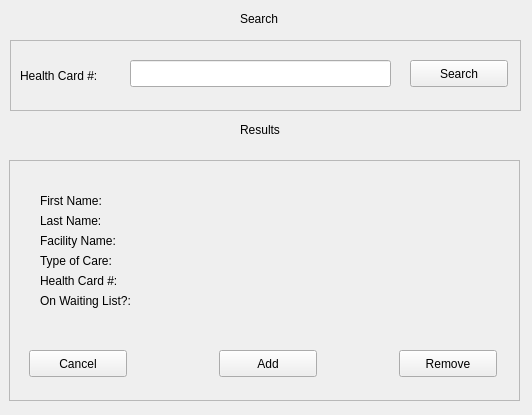
<?xml version="1.0" encoding="UTF-8"?>
<ui version="4.0">
 <class>WaitingListWindow</class>
 <widget class="QMainWindow" name="WaitingListWindow">
  <property name="geometry">
   <rect>
    <x>0</x>
    <y>0</y>
    <width>532</width>
    <height>415</height>
   </rect>
  </property>
  <property name="windowTitle">
   <string>WaitingListWindow</string>
  </property>
  <widget class="QWidget" name="centralWidget">
   <widget class="QFrame" name="frame">
    <property name="geometry">
     <rect>
      <x>10</x>
      <y>40</y>
      <width>511</width>
      <height>71</height>
     </rect>
    </property>
    <property name="frameShape">
     <enum>QFrame::StyledPanel</enum>
    </property>
    <property name="frameShadow">
     <enum>QFrame::Raised</enum>
    </property>
    <widget class="QLabel" name="label_2">
     <property name="geometry">
      <rect>
       <x>10</x>
       <y>20</y>
       <width>101</width>
       <height>31</height>
      </rect>
     </property>
     <property name="text">
      <string>Health Card #:</string>
     </property>
    </widget>
    <widget class="QLineEdit" name="healthLine">
     <property name="geometry">
      <rect>
       <x>120</x>
       <y>20</y>
       <width>261</width>
       <height>27</height>
      </rect>
     </property>
    </widget>
    <widget class="QPushButton" name="searchBtn">
     <property name="geometry">
      <rect>
       <x>400</x>
       <y>20</y>
       <width>98</width>
       <height>27</height>
      </rect>
     </property>
     <property name="text">
      <string>Search</string>
     </property>
    </widget>
   </widget>
   <widget class="QLabel" name="label">
    <property name="geometry">
     <rect>
      <x>240</x>
      <y>10</y>
      <width>51</width>
      <height>17</height>
     </rect>
    </property>
    <property name="text">
     <string>Search</string>
    </property>
   </widget>
   <widget class="QLabel" name="label_3">
    <property name="geometry">
     <rect>
      <x>240</x>
      <y>120</y>
      <width>51</width>
      <height>20</height>
     </rect>
    </property>
    <property name="text">
     <string>Results</string>
    </property>
   </widget>
   <widget class="QFrame" name="frame_2">
    <property name="geometry">
     <rect>
      <x>9</x>
      <y>160</y>
      <width>511</width>
      <height>241</height>
     </rect>
    </property>
    <property name="frameShape">
     <enum>QFrame::StyledPanel</enum>
    </property>
    <property name="frameShadow">
     <enum>QFrame::Raised</enum>
    </property>
    <widget class="QPushButton" name="cancelBtn">
     <property name="geometry">
      <rect>
       <x>20</x>
       <y>190</y>
       <width>98</width>
       <height>27</height>
      </rect>
     </property>
     <property name="text">
      <string>Cancel</string>
     </property>
    </widget>
    <widget class="QPushButton" name="addBtn">
     <property name="geometry">
      <rect>
       <x>210</x>
       <y>190</y>
       <width>98</width>
       <height>27</height>
      </rect>
     </property>
     <property name="text">
      <string>Add</string>
     </property>
    </widget>
    <widget class="QPushButton" name="removeBtn">
     <property name="geometry">
      <rect>
       <x>390</x>
       <y>190</y>
       <width>98</width>
       <height>27</height>
      </rect>
     </property>
     <property name="text">
      <string>Remove</string>
     </property>
    </widget>
    <widget class="QWidget" name="">
     <property name="geometry">
      <rect>
       <x>20</x>
       <y>23</y>
       <width>471</width>
       <height>141</height>
      </rect>
     </property>
     <layout class="QFormLayout" name="formLayout">
      <item row="0" column="0">
       <widget class="QLabel" name="label_4">
        <property name="text">
         <string>First Name:</string>
        </property>
       </widget>
      </item>
      <item row="0" column="1">
       <widget class="QLabel" name="fnameLbl">
        <property name="text">
         <string/>
        </property>
       </widget>
      </item>
      <item row="1" column="0">
       <widget class="QLabel" name="label_5">
        <property name="text">
         <string>Last Name:</string>
        </property>
       </widget>
      </item>
      <item row="1" column="1">
       <widget class="QLabel" name="lnameLbl">
        <property name="text">
         <string/>
        </property>
       </widget>
      </item>
      <item row="2" column="0">
       <widget class="QLabel" name="label_6">
        <property name="text">
         <string>Facility Name:</string>
        </property>
       </widget>
      </item>
      <item row="2" column="1">
       <widget class="QLabel" name="facnameLbl">
        <property name="text">
         <string/>
        </property>
       </widget>
      </item>
      <item row="3" column="0">
       <widget class="QLabel" name="label_7">
        <property name="text">
         <string>Type of Care:</string>
        </property>
       </widget>
      </item>
      <item row="3" column="1">
       <widget class="QLabel" name="careLbl">
        <property name="text">
         <string/>
        </property>
       </widget>
      </item>
      <item row="4" column="0">
       <widget class="QLabel" name="label_8">
        <property name="text">
         <string>Health Card #:</string>
        </property>
       </widget>
      </item>
      <item row="4" column="1">
       <widget class="QLabel" name="cardNumLbl">
        <property name="text">
         <string/>
        </property>
       </widget>
      </item>
      <item row="5" column="0">
       <widget class="QLabel" name="label_9">
        <property name="text">
         <string>On Waiting List?:</string>
        </property>
       </widget>
      </item>
      <item row="5" column="1">
       <widget class="QLabel" name="waitingLbl">
        <property name="text">
         <string/>
        </property>
       </widget>
      </item>
     </layout>
    </widget>
   </widget>
  </widget>
 </widget>
 <layoutdefault spacing="6" margin="11"/>
 <resources/>
 <connections/>
</ui>
